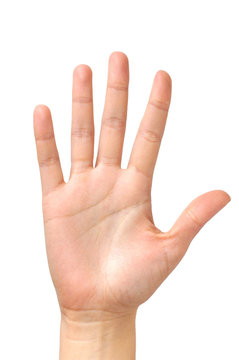
#> input picture CVpalm/t.jpg, 239 x 360 px, found by its file name
$ python CVpalm.py /Users/kaden/PycharmProjects/CVpalm/t.jpg   (older library calls are emulated)
#> lines starting #> are read from the running program, lines starting #| are printed output that depends on the picture; after the words box and inside, x2 and y2 are one past the last pixel; in counts of white or black regions, pixels touching at a corner belong together
import cv2
import numpy as np
import sys
import json
import uuid
import time
import matplotlib.pyplot as plt


start_time = time.time()

# ==========================================
# Load Image with commandline
# ==========================================

image_path = sys.argv [1] if len(sys.argv) > 1 else "R.png"
image = cv2.imread(image_path)
#> image is the input picture: shape (360, 239, 3); mean B, G, R 219.6, 228.6, 247.2
request_id = f"demo-palm-{uuid.uuid4().hex[:6]}"
#image_rgb = cv2.cvtColor(image, cv2.COLOR_BGR2RGB)

# ==========================================
# if no file is found
# ==========================================
if image is None:
    print(json.dumps({
        "schema_version": "1.0.0",
        "request_id": f"demo-palm-{uuid.uuid4().hex[:6]}",
        "status": "invalid_input",
        "features": None,
        "processing_ms": int((time.time() - start_time) * 1000),
        "warnings": ["file_not_found_or_invalid_format"]
    }, indent=4))
    sys.exit(1)


image_path = sys.argv[1] if len(sys.argv) > 1 else "R.png"
image = cv2.imread(image_path)
# ==========================================
# if image is too dark
# ==========================================
image_rgb = cv2.cvtColor(image, cv2.COLOR_BGR2RGB)
gray = cv2.cvtColor(image, cv2.COLOR_BGR2GRAY)
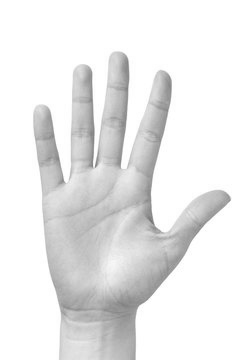
#> gray: shape (360, 239); min 112, max 255, mean 233.1
laplacian_var = cv2.Laplacian(gray, cv2.CV_64F).var()
#> laplacian_var = 137.4
avg_brightness = np.mean(gray)
#> avg_brightness = 233.1
is_blurry = laplacian_var < 40.0
#> is_blurry = False
is_dark = avg_brightness < 30.0
#> is_dark = False
if is_blurry or is_dark:
    warnings = []
    if is_blurry: warnings.append("image_blurry")
    if is_dark: warnings.append("insufficient_illumination")

    print(json.dumps({
        "schema_version": "1.0.0",
        "request_id": request_id,
        "status": "recapture_needed",
        "capture_quality": {
            "score": 0.0,
            "blur_status": "insufficient" if is_blurry else "acceptable",
            "brightness_status": "too_dark" if is_dark else "acceptable"
        },
        "features": None,
        "processing_ms": int((time.time() - start_time) * 1000),
        "warnings": warnings
    }, indent=4))
    sys.exit(0)


# ==========================================
# Grayscale
# ==========================================
gray = cv2.cvtColor(image, cv2.COLOR_BGR2GRAY)

# ==========================================
# Blur
# ==========================================
blurred = cv2.GaussianBlur(gray, (5, 5), 0)

# ==========================================
# Gradient Computation (Week 3)
# ==========================================
grad_x = cv2.Sobel(blurred, cv2.CV_64F, 1, 0, ksize=3)
grad_y = cv2.Sobel(blurred, cv2.CV_64F, 0, 1, ksize=3)
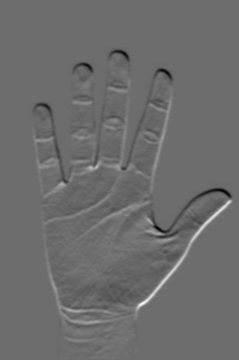
#> grad_y: shape (360, 239) float64; min -176, max 235, mean -0.4; drawn with min black and max white
gradient = cv2.magnitude(grad_x, grad_y)

# Normalize for display
gradient_display = cv2.normalize(
    gradient,
    None,
    0,
    255,
    cv2.NORM_MINMAX
).astype(np.uint8)

# ==========================================
# Edge Detection (Week 3)
# ==========================================
edges = cv2.Canny(blurred, 50, 150)
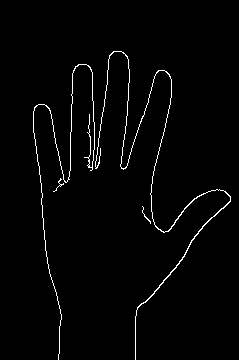
#> edges: shape (360, 239); 1.9% white in thin lines or dots, all inside (x1, y1, x2, y2) = (33, 51, 231, 360)

# ==========================================
# Contrast Enhancement
# Helps reveal palm creases
# ==========================================
clahe = cv2.createCLAHE(
    clipLimit=2.0,
    tileGridSize=(8, 8)
)

enhanced = clahe.apply(gray)
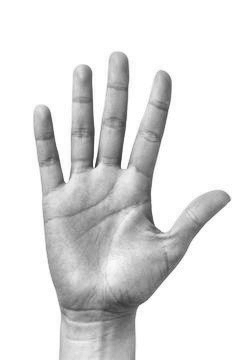
#> enhanced: shape (360, 239); min 54, max 255, mean 224.1

# ==========================================
# Palm Line Enhancement
# ==========================================
kernel = cv2.getStructuringElement(
    cv2.MORPH_RECT,
    (10, 15)
)

blackhat = cv2.morphologyEx(
    enhanced,
    cv2.MORPH_BLACKHAT,
    kernel
)
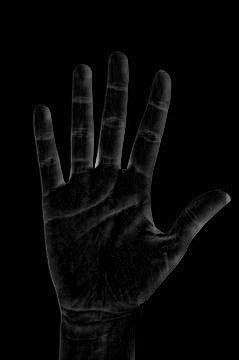
#> blackhat: shape (360, 239); min 0, max 187, mean 7.1

# ==========================================
# Palm Line Segmentation
# ==========================================
lines = cv2.adaptiveThreshold(
    blackhat,
    255,
    cv2.ADAPTIVE_THRESH_GAUSSIAN_C,
    cv2.THRESH_BINARY,
    31,
    -5
)
#> lines: shape (360, 239); 10.6% white; 287 white regions (262 under 20 px), largest, box (x1, y1, x2, y2) and area: (33, 104, 123, 360) 2227, (122, 70, 171, 234) 1362, (94, 51, 129, 170) 1037

small_kernel = np.ones((3, 3), np.uint8)

lines = cv2.morphologyEx(
    lines,
    cv2.MORPH_OPEN,
    small_kernel
)
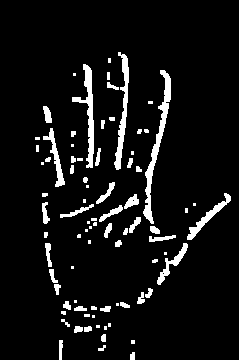
#> lines: shape (360, 239); 7% white; 83 white regions (31 under 20 px)

# ==========================================
# Find Largest Palm Contour
# ==========================================
contours, _ = cv2.findContours(
    edges,
    cv2.RETR_EXTERNAL,
    cv2.CHAIN_APPROX_SIMPLE
)
#> contours = 4 contours, 2 with area under 20; largest, box (x1, y1, x2, y2) and area: (95, 51, 231, 360) 156, (33, 64, 95, 360) 26

result = image_rgb.copy()

if len(contours) > 0:

    largest = max(contours, key=cv2.contourArea)
#> largest = contour of 571 points, box (x1, y1, x2, y2) (95, 51, 231, 360), area 156

    x, y, w, h = cv2.boundingRect(largest)
#> x = 95; y = 51; w = 136; h = 309

    cv2.rectangle(
        result,
        (x, y),
        (x + w, y + h),
        (255, 0, 255),
        2
    )

    cv2.drawContours(
        result,
        [largest],
        -1,
        (0, 255, 0),
        2
    )

    M = cv2.moments(largest)
#> M = moments, m00 156, centre m10/m00, m01/m00 = (175.5, 217.7)

    if M["m00"] != 0:

        cx = int(M["m10"] / M["m00"])
#> cx = 175
        cy = int(M["m01"] / M["m00"])
#> cy = 217

        cv2.circle(
            result,
            (cx, cy),
            8,
            (255, 0, 0),
            -1
        )

    top_point = tuple(
        largest[
            largest[:, :, 1].argmin()
        ][0]
    )
#> top_point = (113, 51)

    cv2.circle(
        result,
        top_point,
        8,
        (255, 255, 0),
        -1
    )

# ==========================================
# Overlay Palm Lines
# ==========================================
overlay = image_rgb.copy()


overlay[lines > 0] = [255, 0, 0]
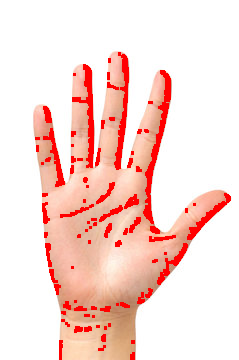
#> overlay: shape (360, 239, 3); mean R, G, B 249.9, 217.6, 210.6

# ==========================================
# Generative AI BLOCK Start
# ==========================================
# ==========================================
# Feature extraction
# ==========================================
img_h, img_w = image.shape[:2]
#> img_h = 360; img_w = 239
edge_density = float(np.sum(edges > 0) / edges.size)
#> edge_density = 0.019

features = {
    "palm_region_detected": False,
    "bounding_box_normalized": None,
    "contour_area_ratio": 0.0,
    "edge_density": round(edge_density, 4)
}

if len(contours) > 0:
    features["palm_region_detected"] = True

    area = cv2.contourArea(largest)
#> area = 156
    features["contour_area_ratio"] = round(area / (img_w * img_h), 4)


    x, y, w, h = cv2.boundingRect(largest)
    features["bounding_box_normalizd"] = {
        "x": round(x / img_w, 2),
        "y": round(y / img_h, 2),
        "width": round(w / img_w, 2),
        "height": round(h / img_h, 2)
    }

success_response = {
    "schema_version": "1.0.0",
    "request_id": request_id,
    "status": "ok",
    "capture_quality": {
        "score": 0.89,
        "blur_status": "acceptable",
        "brightness_status": "acceptable"
    },
    "features": features,
    "processingTime_ms": int((time.time() - start_time) * 1000),
    "warnings": []
}


print(json.dumps(success_response, indent=4))
#> (printed output is left out)
# ==========================================
# Generative AI BLOCK End
# ==========================================

# ==========================================
# One Large Teaching Figure
# ==========================================

# ==========================================
# One Large Teaching Figure
# ==========================================
fig, ax = plt.subplots(2, 5, figsize=(20, 10))

ax[0,0].imshow(image_rgb)
ax[0,0].set_title("1. Original")

ax[0,1].imshow(gray, cmap="gray")
ax[0,1].set_title("2. Grayscale")

ax[0,2].imshow(blurred, cmap="gray")
ax[0,2].set_title("3. Gaussian Blur")

ax[0,3].imshow(gradient_display, cmap="gray")
ax[0,3].set_title("4. Gradient Magnitude")

ax[0,4].imshow(edges, cmap="gray")
ax[0,4].set_title("5. Canny Edges")

ax[1,0].imshow(enhanced, cmap="gray")
ax[1,0].set_title("6. CLAHE")

ax[1,1].imshow(blackhat, cmap="gray")
ax[1,1].set_title("7. Blackhat")

ax[1,2].imshow(lines, cmap="gray")
ax[1,2].set_title("8. Palm Line Mask")

ax[1,3].imshow(overlay)
ax[1,3].set_title("9. Palm Lines Overlay")

ax[1,4].imshow(result)
ax[1,4].set_title("10. Features & Landmarks")

# Hide axes ticks for a cleaner look
for a in ax.ravel():
    a.axis("off")

plt.tight_layout()
plt.show()

# TerminalCommands #=======================================================
# =========================================================================
# python3 CVpalm.py /Users/kaden/PycharmProjects/CVpalm/R.png
# python3 CVpalm.py /Users/kaden/PycharmProjects/CVpalm/t.jpg
# python3 CVpalm.py /Users/kaden/PycharmProjects/CVpalm/y.jpeg
# python3 CVpalm.py /Users/kaden/PycharmProjects/CVpalm/u.jpg
#==========================================================================

$ run again, with CVpalm/u.jpg copied over CVpalm/t.jpg
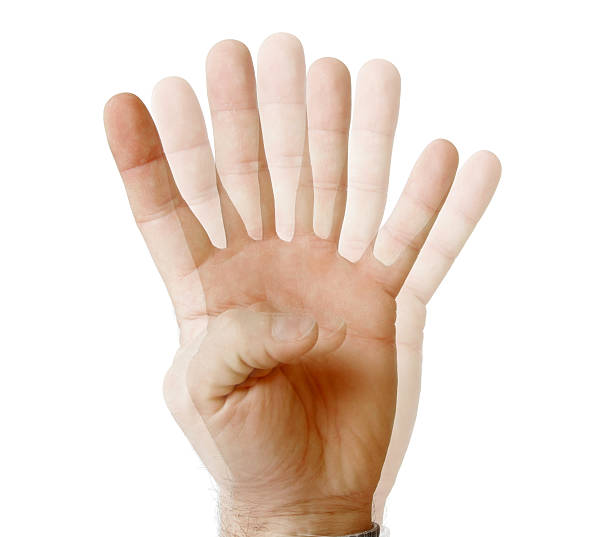
#> input picture CVpalm/u.jpg, 612 x 537 px, found by its file name
#> image is the input picture: shape (537, 612, 3); mean B, G, R 214.6, 223.8, 237.5
#> laplacian_var = 105.2
#> avg_brightness = 226.9
#> is_blurry = False
#> `edges = cv2.Canny(blurred, 50, 150)`:
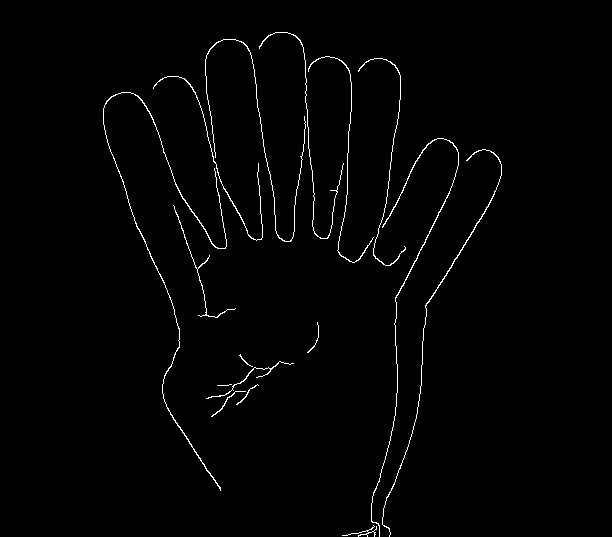
#> edges: shape (537, 612); 1.3% white in thin lines or dots, all inside (x1, y1, x2, y2) = (103, 32, 502, 537)
#> contours = 16 contours, 6 with area under 20; largest, box (x1, y1, x2, y2) and area: (103, 92, 227, 491) 164, (371, 138, 459, 537) 110, (382, 149, 502, 537) 98, (153, 76, 263, 241) 50, (308, 56, 374, 263) 38
#> largest = contour of 797 points, box (x1, y1, x2, y2) (103, 92, 227, 491), area 164
#> x = 103; y = 92; w = 124; h = 399
#> M = moments, m00 164, centre m10/m00, m01/m00 = (174.4, 285.3)
#> cx = 174
#> cy = 285
#> top_point = (121, 92)
#> `overlay[lines > 0] = [255, 0, 0]`:
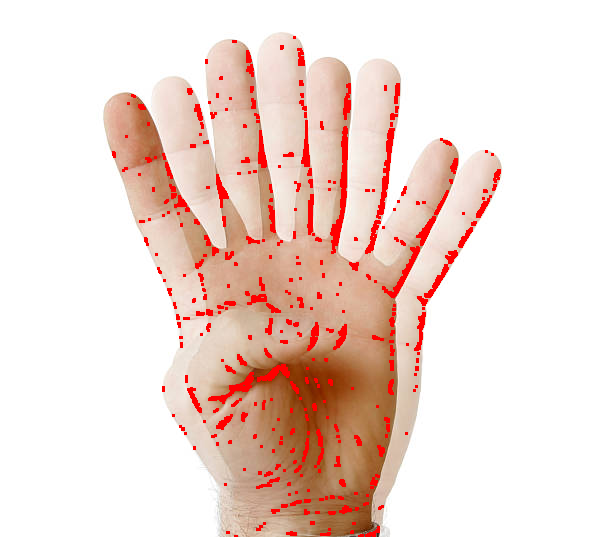
#> overlay: shape (537, 612, 3); mean R, G, B 240, 218.1, 210.1
#> edge_density = 0.0132
#> area = 164
#> (printed output is left out)
